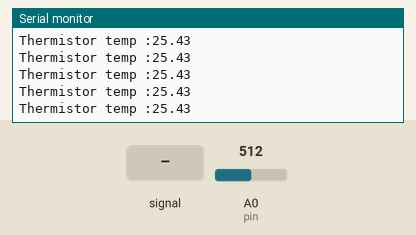
Bench run of a sketch on a simulated Arduino Uno, built with avr-gcc and run on an emulated ATmega328P. Parts: the last lines printed to the serial monitor. The test bench sets the inputs (shaded band); at power-on: A0 (pin) = 512.

Above: at 1.2 s.
1.3 s: A0 (pin) fed a 200 Hz sine of ±81 counts around its level
At 1.49 s:
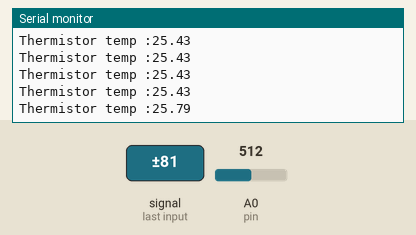
2.8 s: A0 (pin) set to 716
At 2.83 s:
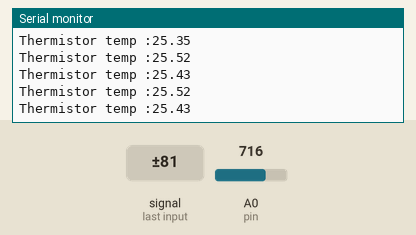
4.3 s: A0 (pin) set to 900
At 4.3 s:
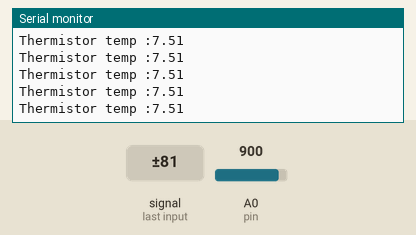
Timing chart, 0 to 7.3 s (numbered marks = the images above; inputs shaded):
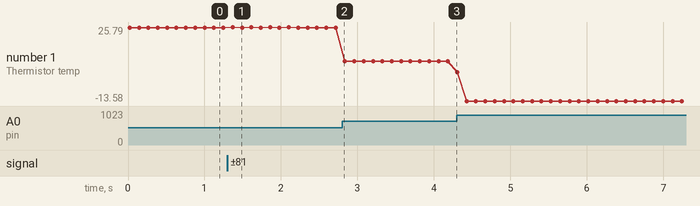

The sketch:

thermistor-lib.ino
```cpp
#include "Thermistor_3D.h"

#define SERIAL_DEBUG	1

Thermistor_3d therm(A0);

void setup() {
therm.average_samples = 200;
#if SERIAL_DEBUG
  Serial.begin(115200);
#endif
}

void loop() {
	float temp = therm.temperature_measurment();
	#if SERIAL_DEBUG
	Serial.print("Thermistor temp :");
	Serial.println(temp);
	#endif
  	delay(100);

}
```

Thermistor_3D.cpp
```cpp
/*
 * This is part of a graduation project solution aims to build a 3d printer,
 * made by students at the AASTMT Sheraton, Mechatronics department, 2016
 * https://github.com/afakharany93/Graduation-project-3D-printer
 *
 * Authors:
 * Ahmed El Fakharany - afakharany93@gmail.com
 ***********************************************************************
* thermistor connection
* (Ground) ---- (Thermistor) -------|------- (series Resistor) ---- (+5v)
*                                   |
*                               Analog Pin
*
* thermistor resistance = (series resistance * ADC value) / (1023 - ADC value)
* beta parameter equation: 1/T = (1/To) + ((1/B)*ln(R/Ro))   all temperatures in kelvin
*/


#include "Thermistor_3D.h"

Thermistor_3d::Thermistor_3d(unsigned char pin)
{
	_pin = pin;
}

float Thermistor_3d::thermistor_measurment()
{
	int ADC_value;		//used to hold the value reading from the ADC
	float thermistor_resistance_value;		//used to hold the value of the resistance of the thermistor
	long int average = 0;		//used to hold the averaged value
	int pin = A0;

	for (int i = 0; i < average_samples; i++ )	//sampling ADC readings
	{
		ADC_value = analogRead(pin);
		average += ADC_value;
	}
	average = average / average_samples;	//averaging ADC readings
	thermistor_resistance_value = (series_resistor * (float)average) / (1023.0 - (float)average);	//calculating resistance value of the thermistor
	return thermistor_resistance_value;
}

float Thermistor_3d::temperature_measurment()	//using beta parameter method
{
	float temperature;
	temperature = thermistor_measurment();
	temperature = temperature / nom_thermistor_resistance;
	temperature = log(temperature);
	temperature = (1.0/beta) * temperature;
	temperature = (1.0/nom_temperature) + temperature;
	temperature = (1.0 / temperature) - 273.15;	//Celsius
	return temperature;
}
```

Thermistor_3D.h
```cpp
/*
 * This is part of a graduation project solution aims to build a 3d printer,
 * made by students at the AASTMT Sheraton, Mechatronics department, 2016
 * https://github.com/afakharany93/Graduation-project-3D-printer
 *
 * Authors:
 * Ahmed El Fakharany - afakharany93@gmail.com
 ***********************************************************************
* thermistor connection
* (Ground) ---- (Thermistor) -------|------- (series Resistor) ---- (+5v)
*                                   |
*                               Analog Pin
*
* thermistor resistance = (series resistance * ADC value) / (1023 - ADC value)
* beta parameter equation: 1/T = (1/To) + ((1/B)*ln(R/Ro))   all temperatures in kelvin
*/

#ifndef _THERMISTOR_3D_
#define _THERMISTOR_3D_

#include "Arduino.h"
#include <math.h>

class Thermistor_3d
{
	public:
		Thermistor_3d(unsigned char pin);
		float thermistor_measurment();
		float temperature_measurment();

		float series_resistor = 97900.0;		//used to hold the value of the series resistor in ohms
		unsigned char average_samples = 20;		//variable used to hold the number of samples taken to calculate the average
		float beta = 3950.0;					//used to hold the value of the beta parameter -from thermistor datasheet- to calculate temperature
		float nom_thermistor_resistance = 100000.0;	//used to hold the nominal value of the thermistor resistance @ 25 c
		float nom_temperature = 298.15;		//kelvin, 25 Celsius
	private:
		unsigned char _pin;		//used to hold the analog pin used for reading
};

#endif 
```

Measured:
- after the input at 1.3 s, the serial monitor: prints a new line after 0.07 s (image 1)
- plotted number 1: 25.43 → 7.51 after the input at 2.8 s, 7.51 → -13.58 after the input at 4.3 s
